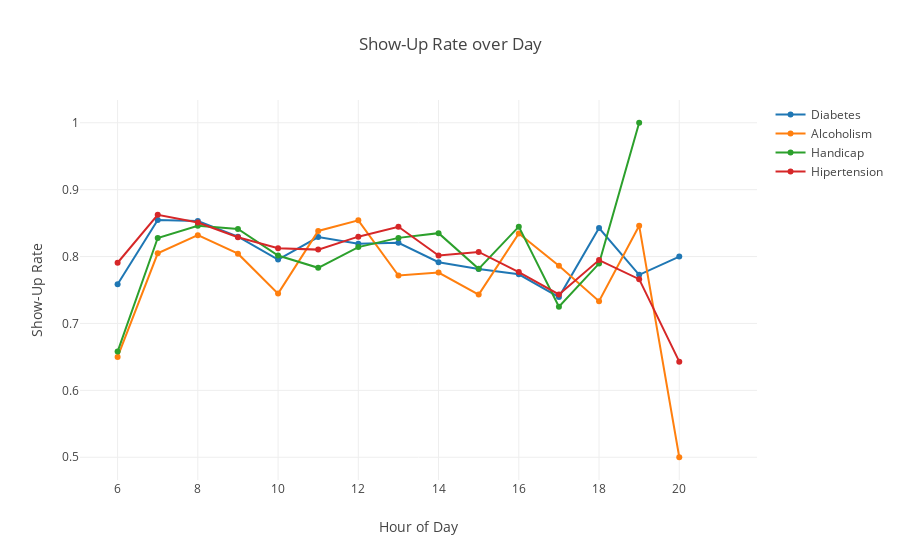

Notebook code cell kept with this figure:
### Markdown cell above
#### 7. Do patients with different Medical conditions show different Show-Up rate over day?

### Code cell
trace0 = go.Scatter(
    x= Diabetes['HourOfDay'],
    y=Diabetes['Show-Up Rate'],
    mode= 'lines+markers',
    text=Diabetes['Category'],
    name="Diabetes")

trace1 = go.Scatter(
    x= Alcoholism['HourOfDay'],
    y=Alcoholism['Show-Up Rate'],
    mode= 'lines+markers',
    text=Alcoholism['Category'],
    name="Alcoholism")

trace2 = go.Scatter(
    x= Handicap['HourOfDay'],
    y=Handicap['Show-Up Rate'],
    mode= 'lines+markers',
    text=Handicap['Category'],
    name='Handicap')

trace3 = go.Scatter(
    x= Hypertension['HourOfDay'],
    y=Hypertension['Show-Up Rate'],
    mode= 'lines+markers',
    text=Hypertension['Category'],
    name='Hipertension')

layout = dict(title = "Show-Up Rate over Day",hovermode='closest',xaxis=dict({"title":"Hour of Day"}),
             yaxis=dict({"title":"Show-Up Rate"}))
dat = [trace0,trace1,trace2,trace3]
fig = go.Figure(data=dat,layout=layout)
iplot(fig,filename='basic-line')

### Figure 1 — Plotly figure (JSON) as saved in the notebook; plotly's stock layout.template omitted (floating-point values rounded to 4 significant figures)
{"data": [{"mode": "lines+markers", "name": "Diabetes", "text": ["Diabetes", "Diabetes", "Diabetes", "Diabetes", "Diabetes", "Diabetes", "Diabetes", "Diabetes", "Diabetes", "Diabetes", "Diabetes", "Diabetes", "Diabetes", "Diabetes", "Diabetes", "Diabetes"], "type": "scatter", "x": [6, 7, 8, 9, 10, 11, 12, 13, 14, 15, 16, 17, 18, 19, 20, 21], "y": [0.7586, 0.8546, 0.8532, 0.8297, 0.7956, 0.8292, 0.819, 0.8206, 0.7915, 0.7815, 0.7735, 0.7394, 0.8427, 0.7727, 0.8, null]}, {"mode": "lines+markers", "name": "Alcoholism", "text": ["Alcoholism", "Alcoholism", "Alcoholism", "Alcoholism", "Alcoholism", "Alcoholism", "Alcoholism", "Alcoholism", "Alcoholism", "Alcoholism", "Alcoholism", "Alcoholism", "Alcoholism", "Alcoholism", "Alcoholism", "Alcoholism"], "type": "scatter", "x": [6, 7, 8, 9, 10, 11, 12, 13, 14, 15, 16, 17, 18, 19, 20, 21], "y": [0.65, 0.8048, 0.832, 0.8043, 0.7446, 0.8383, 0.8542, 0.7717, 0.776, 0.7431, 0.8344, 0.7863, 0.7333, 0.8462, 0.5, null]}, {"mode": "lines+markers", "name": "Handicap", "text": ["Handicap", "Handicap", "Handicap", "Handicap", "Handicap", "Handicap", "Handicap", "Handicap", "Handicap", "Handicap", "Handicap", "Handicap", "Handicap", "Handicap", "Handicap", "Handicap"], "type": "scatter", "x": [6, 7, 8, 9, 10, 11, 12, 13, 14, 15, 16, 17, 18, 19, 20, 21], "y": [0.6579, 0.8277, 0.8459, 0.8413, 0.8015, 0.7831, 0.8142, 0.8279, 0.835, 0.7817, 0.8447, 0.725, 0.7895, 1, null, null]}, {"mode": "lines+markers", "name": "Hipertension", "text": ["Hypertension", "Hypertension", "Hypertension", "Hypertension", "Hypertension", "Hypertension", "Hypertension", "Hypertension", "Hypertension", "Hypertension", "Hypertension", "Hypertension", "Hypertension", "Hypertension", "Hypertension", "Hypertension"], "type": "scatter", "x": [6, 7, 8, 9, 10, 11, 12, 13, 14, 15, 16, 17, 18, 19, 20, 21], "y": [0.7907, 0.8625, 0.8508, 0.8288, 0.8123, 0.8104, 0.8297, 0.8446, 0.8016, 0.8069, 0.7769, 0.7433, 0.7947, 0.7662, 0.6429, null]}], "layout": {"hovermode": "closest", "title": "Show-Up Rate over Day", "xaxis": {"title": "Hour of Day"}, "yaxis": {"title": "Show-Up Rate"}}}
